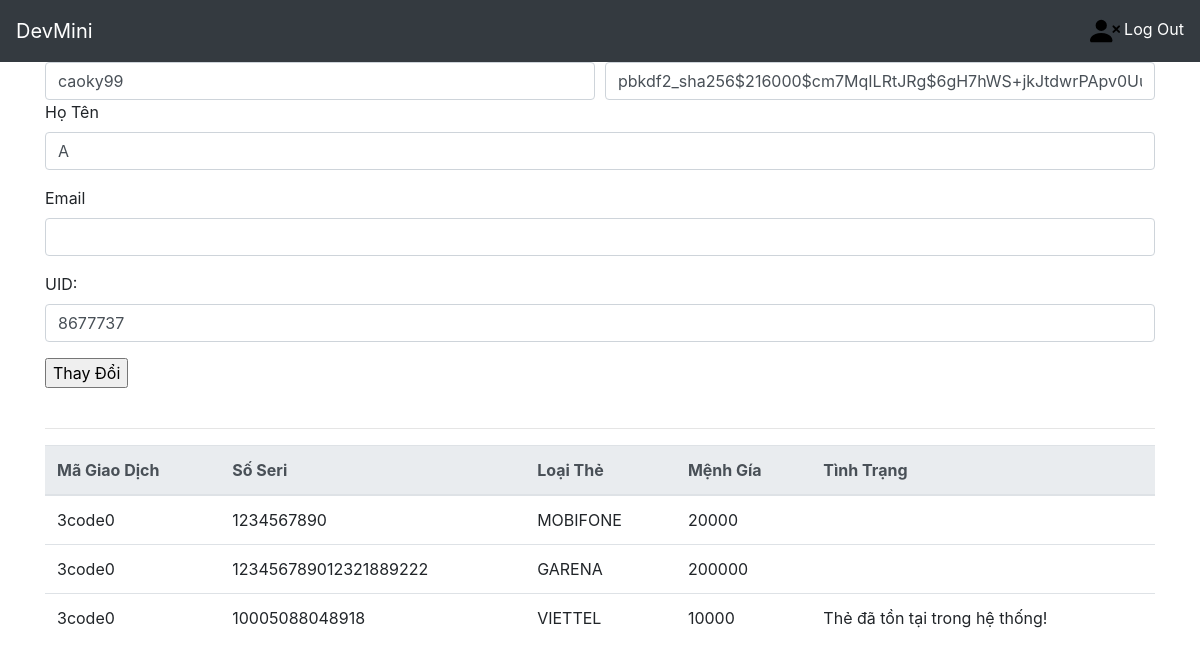
/information/ (signed in), run on an earlier commit of the app's database.
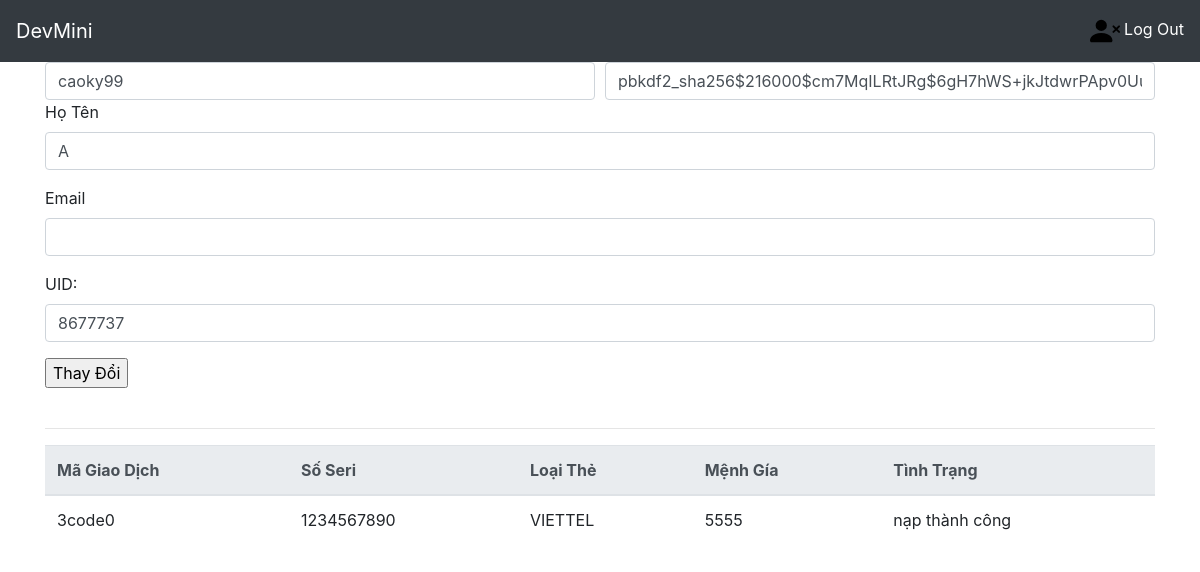
And on a later commit of the database.
### home/models.py (models this page shows)
class NapThe(models.Model):
    telco=models.CharField(max_length=50,default="")
    amount=models.CharField(max_length=50,default="")
    serial=models.CharField(max_length=50,default="")
    code=models.CharField(max_length=50,default="")
    madonhang=models.CharField(max_length=50,default="")
    trangthai=models.CharField(max_length=50,default="")
    date = models.DateTimeField(auto_now_add=True)

### home/views.py (the view)
# urls.py: path('information/',views.edit_profile,name="edit_profile"),
def edit_profile(request):
   form = EditProfile()
   nick=request.user.username
   i_d=str(request.user.id)+'code'
   if request.method == 'POST':
      form=EditProfile(request.POST)
      if form.is_valid():
         form.save(nick)
      return HttpResponseRedirect('/')
   return render(request, 'pages/editprofile.html', {'form': form,'Card':NapThe.objects.filter(madonhang__contains= i_d)})

### home/forms.py (shortened to what this page needs)
class EditProfile(forms.Form):
    name=forms.CharField(max_length=100)
    uid=forms.IntegerField()
    username=forms.CharField(max_length=100)
    password=forms.CharField(max_length=100)
    email=forms.CharField(max_length=100)

### home/templates/pages/editprofile.html (shortened to what this page needs)
{% extends "pages/base.html" %}
{% block menu %}
<form action="." method="POST">
    <div class="form-row">
        <div class="col">
            <input type="text" class="form-control" name="username" value="{{user.username}}" placeholder="Username">
        </div>
        <div class="col">
            <input type="text" class="form-control" name="password" value="{{user.password}}" placeholder="Password">
        </div>
    </div>
    <div class="form-group">
        <label for="exampleFormControlInput1">Họ Tên</label>
            <input type="text" class="form-control" name="name" value="{{user.name}}" placeholder="{{user.name}}">
    </div>
    <div class="form-group">
        <label for="exampleFormControlInput1">Email</label>
            <input type="email" class="form-control" name="email" value="{{user.email}}" placeholder="{{user.email}}">
    </div>
    <div class="form-group">
        <label>UID:</label>
        <input type="text" class="form-control" value="{{user.uid}}" name="uid" placeholder="UID">
    </div>
    <input type="submit" value="Thay Đổi"/>
</form>
<br>
<hr>
<table class="table">
  <thead class="thead-light">
    <tr>
      <th scope="col">Mã Giao Dịch</th>
      <th scope="col">Số Seri</th>
      <th scope="col">Loại Thẻ</th>
      <th scope="col">Mệnh Gía</th>
      <th scope="col">Tình Trạng</th>
    </tr>
  </thead>
  <tbody>
  {% for card in Card %}
    <tr>
      <td>{{card.madonhang}}</td>
      <td>{{card.serial}}</td>
      <td>{{card.telco}}</td>
      <td>{{card.amount}}</td>
      <td>{{card.trangthai}}</td>
    </tr>
    {% endfor %}
  </tbody>
</table>
{% endblock %}

What changed in the data, as far as the page shows it:
removed NapThe: madonhang "3code0", serial "1234567890", telco "MOBIFONE", amount "20000"
removed NapThe: madonhang "3code0", serial "123456789012321889222", telco "GARENA", amount "200000"
removed NapThe: madonhang "3code0", serial "10005088048918", telco "VIETTEL", amount "10000", trangthai "Thẻ đã tồn tại trong hệ thống!"
added NapThe: madonhang "3code0", serial "1234567890", telco "VIETTEL", amount "5555", trangthai "nạp thành công"
